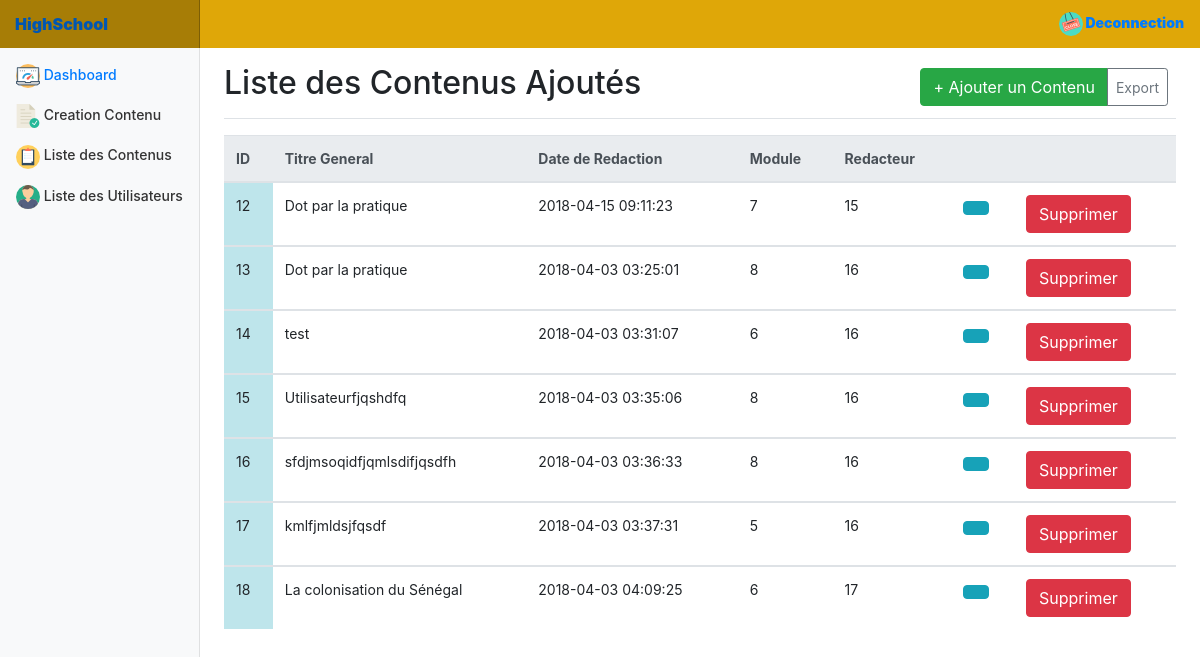
Screenshot of /views/contenu.php (signed in) with the database file from the repository.
### tables this page shows
CREATE TABLE `redaction` (
  `idR` int(4) NOT NULL,
  `dateRedaction` datetime NOT NULL,
  `type` varchar(20) NOT NULL,
  `idC` int(4) NOT NULL,
  `idU` int(4) NOT NULL,
  `idM` int(4) NOT NULL
);

CREATE TABLE `contenu` (
  `idC` int(4) NOT NULL,
  `titreGeneral` varchar(500) NOT NULL,
  `titreChapitre` varchar(500) NOT NULL,
  `sousChapitre` varchar(500) NOT NULL,
  `corpsTexte` varchar(3500) NOT NULL,
  `piedTexte` varchar(500) NOT NULL,
  `couleur` varchar(10) NOT NULL
);

### views/contenu.php (the view, shortened to what this page needs)
<?php
if (isset($_SESSION['identifiant']) && isset($_SESSION['password'])) {
?>
<!DOCTYPE html>
<?php
include_once ("head.php");
?>
<body>
<?php
include_once ("navbar.php");
?>
<main role="main" class="col-md-9 ml-sm-auto col-lg-10 pt-3 px-4">
            <div class="d-flex justify-content-between flex-wrap flex-md-nowrap align-items-center pb-2 mb-3 border-bottom">
                <h1 class="h2">Liste des Contenus Ajoutés</h1>
                <div class="btn-toolbar mb-2 mb-md-0">
                    <div class="btn-group mr-2">
                        <a href="contenuform.php" class="btn btn-success "> + Ajouter un Contenu</a>
                        <button class="btn btn-sm btn-outline-secondary">Export</button>
                    </div>
                </div>
            </div>
    <table class="table">
        <thead class="thead-light">
        <tr>
            <th scope="col">ID</th>
            <th scope="col">Titre General</th>
            <th scope="col">Date de Redaction</th>
            <th scope="col">Module</th>
            <th scope="col">Redacteur</th>
            <th></th>
            <th></th>
        </tr>
        </thead>
        <?php
        $db = getConnection();
        $response= $db->query("select R.idR ,Co.idC, Co.titreGeneral ,dateRedaction , R.idM , R.idU from redaction R, contenu Co where R.idC = Co.idC");
        while ($donnees = $response->fetch())
        {
            echo '<tbody>
                    <tr>
                      <td class="table-info">'.$donnees['idR'].' </td>
                      <td>'.$donnees['titreGeneral'].'</td>
                       <td>'.$donnees['dateRedaction'].'</td>
                        <td>'.$donnees['idM'].'</td>
                           <td >'.$donnees['idU'].'</td>
                           <td><a  class="btn btn-info" ></td>
                           <td><a  class="btn btn-danger" href="../controller/deleteContenu.php?id='.$donnees["idC"].'">Supprimer</a></td>
                      ';
        }
        ?>
        </tbody>
    </table>
    </main>
</div>
</div>
</body>
</html>
    <?php
echo '<a href="./logout.php">Déconnection</a>';
}
else {
    echo 'Les variables ne sont pas déclarées.';
}
?>

### rows the page displays
redaction: idR "12", idC.titreGeneral "Dot par la pratique", dateRedaction "2018-04-15 09:11:23", idM "7", idU "15"
redaction: idR "13", idC.titreGeneral "Dot par la pratique", dateRedaction "2018-04-03 03:25:01", idM "8", idU "16"
redaction: idR "14", idC.titreGeneral "test", dateRedaction "2018-04-03 03:31:07", idM "6", idU "16"
redaction: idR "15", idC.titreGeneral "Utilisateurfjqshdfq", dateRedaction "2018-04-03 03:35:06", idM "8", idU "16"
redaction: idR "16", idC.titreGeneral "sfdjmsoqidfjqmlsdifjqsdfh", dateRedaction "2018-04-03 03:36:33", idM "8", idU "16"
redaction: idR "17", idC.titreGeneral "kmlfjmldsjfqsdf", dateRedaction "2018-04-03 03:37:31", idM "5", idU "16"
redaction: idR "18", idC.titreGeneral "La colonisation du Sénégal", dateRedaction "2018-04-03 04:09:25", idM "6", idU "17"
